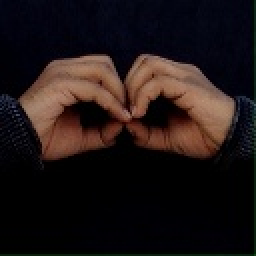
#> input picture dataset/B/3.jpg, 128 x 128 px, found by its file name (shown 2 times larger)
$ python svm.py
#> lines starting #> are read from the running program, lines starting #| are printed output that depends on the picture; long printed decimals are rounded
from PIL import Image
from collections import Counter
import numpy as np
import cv2
import matplotlib.pyplot as plt

myimg1 = Image.open(r"C:\Users\ARNAV\Desktop\3.jpg")
#> myimg1 is the input picture: PIL image 128x128 RGB; mean R, G, B 31, 21.5, 21.2
array1 = np.asarray(myimg1)
print(np.shape(array1))
#| (128, 128, 3)

myimg2 = Image.open(r"C:\Users\ARNAV\Desktop\8.jpg")
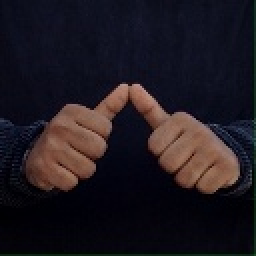
#> input picture dataset/A/8.jpg, 128 x 128 px, found by its file name (shown 2 times larger)
#> myimg2 is the input picture: PIL image 128x128 RGB; mean R, G, B 30.9, 24.9, 31.5
array2 = np.asarray(myimg2)
print(np.shape(array2))
#| (128, 128, 3)


flat_array_1 = array1.flatten()
print(np.shape(flat_array_1))
#| (49152,)

flat_array_2 = array2.flatten()
print(np.shape(flat_array_2))
#| (49152,)

RH1 = Counter(flat_array_1)
#> RH1 = 181 items
H1 = []
for i in range(256):
    if i in RH1.keys():
        H1.append(RH1[i])
    else:
       H1.append(0)
#> after the loop, H1 = 256 values, max 16326 at index 0, min 0 at index 179, mean 192

RH2 = Counter(flat_array_2)
#> RH2 = 181 items
H2 = []
for i in range(256):
    if i in RH2.keys():
        H2.append(RH2[i])
    else:
       H2.append(0)
#> after the loop, H2 = 256 values, max 2249 at index 15, min 0 at index 180, mean 192

def L2Norm(H1, H2):
    distance = 0
    for i in range(len(H1)):
        distance += np.square(float(H1[i]) - float(H2[i]))
#> this loop made 256 passes
#> distance on passes 1 to 3: 216207616, 219003200, 221452425
#> after the loop, distance = 244152202
    return np.sqrt(distance)


dist_test_ref_1 = L2Norm(H1,H2)
#> dist_test_ref_1 = 15625.4
print("The distance between Reference_Image_1 and Test Image is : {}".format(dist_test_ref_1))
#| The distance between Reference_Image_1 and Test Image is : 15625.370
dist_test_ref_2 = L2Norm(H2,H1)
#> the loop in L2Norm (call 2), `for i in range(len(H1)):` made 256 passes
#> dist_test_ref_2 = 15625.4
print("The distance between Reference_Image_2 and Test Image is : {}".format(dist_test_ref_2))
#| The distance between Reference_Image_2 and Test Image is : 15625.370
myimg1 = cv2.imread(r'C:\Users\ARNAV\Desktop\3.jpg')
#> myimg1: shape (128, 128, 3)
myimg2 = cv2.imread(r'C:\Users\ARNAV\Desktop\8.jpg')
#> myimg2: shape (128, 128, 3)
hist_img1 = cv2.calcHist([array1], [0, 1, 2], None, [256, 256, 256], [0, 256, 0, 256, 0, 256])
hist_img1[255, 255, 255] = 0
cv2.normalize(hist_img1, hist_img1, alpha=0, beta=1, norm_type=cv2.NORM_MINMAX)

hist_img2 = cv2.calcHist([array2], [0, 1, 2], None, [256, 256, 256], [0, 256, 0, 256, 0, 256])
hist_img2[255, 255, 255] = 0
cv2.normalize(hist_img2, hist_img2, alpha=0, beta=1, norm_type=cv2.NORM_MINMAX)
metric_val = cv2.compareHist(hist_img1, hist_img2, cv2.HISTCMP_CORREL)
#> metric_val = 0.0497
print("Similarity Score: ", round(metric_val,2))
#| Similarity Score:  0.05

plt.figure(figsize=(10, 5))

plt.subplot(1, 2, 1)
plt.imshow(array1)
plt.title("Reference Image 1")

plt.subplot(1, 2, 2)
plt.imshow(array2)
plt.title("Test Image")

plt.show()
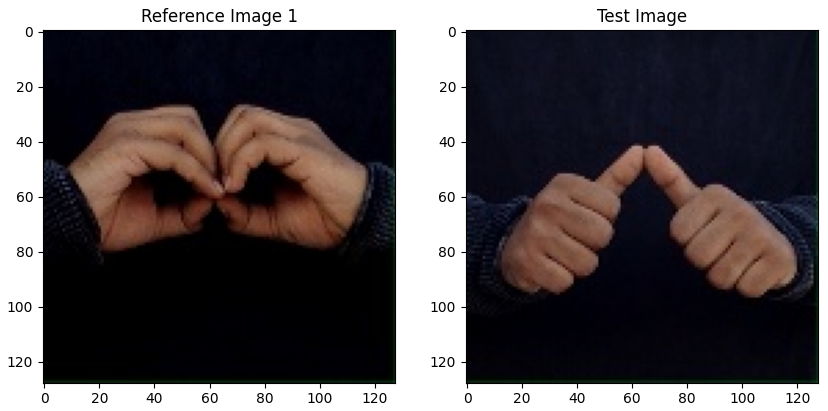
#> figure drawn by matplotlib, 2 panels

# Plotting histograms
plt.figure(figsize=(10, 5))

plt.subplot(1, 2, 1)
#> (the run stopped early here; a loop or call above may not have finished)
